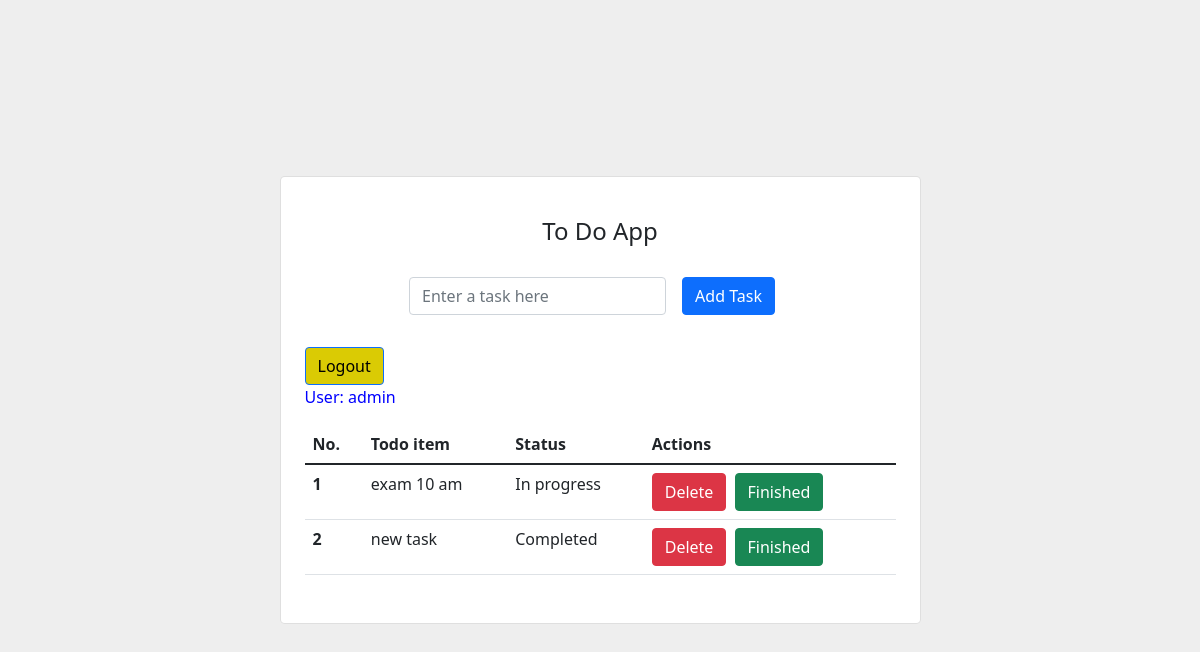
Page / (signed in) on the earlier database version.
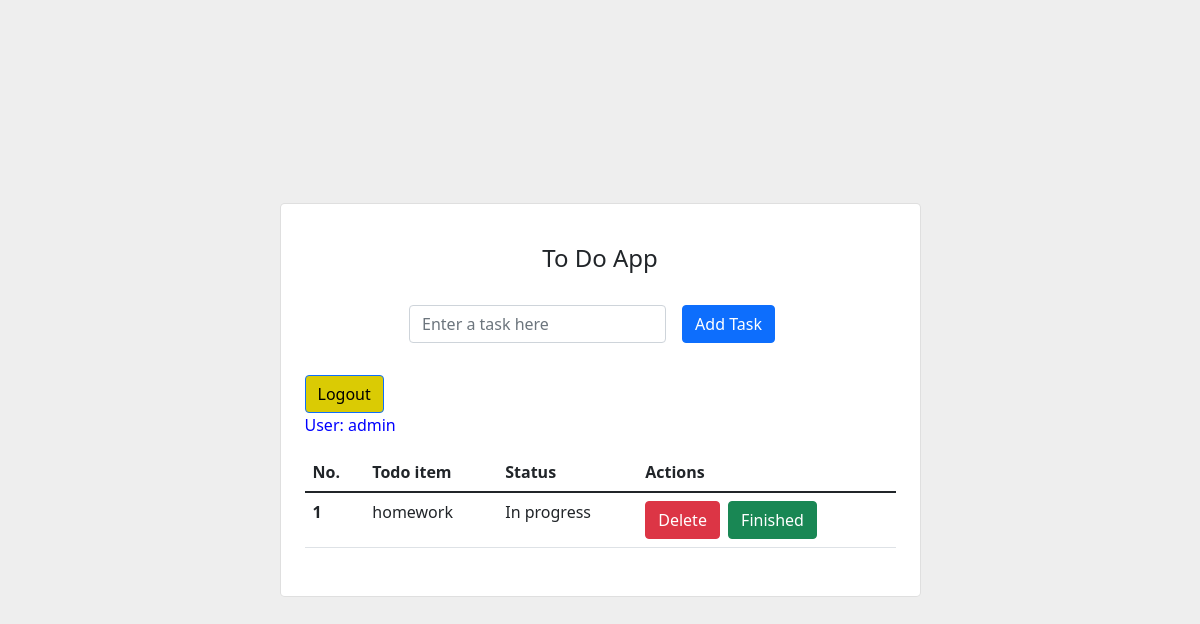
Same page on the later database version.
### todoapp/models.py (models this page shows, shortened)
class todo(models.Model):
    user = models.ForeignKey(
        User, related_name='user_todo', on_delete=models.CASCADE)
    tode_description = models.CharField(max_length=500)
    status = models.BooleanField(default=False)
    created_date = models.DateTimeField(auto_now=True)
    updated_date = models.DateTimeField(auto_now_add=True)

### todoapp/views.py (the view)
# urls.py: path('', views.home, name="home"),
@login_required
def home(request):
    current_user = request.user
    all_task = todo.objects.filter(user=current_user)
    if request.method == "POST":
        name = request.POST.get('todo_name')
        new_todo = todo(user=request.user, tode_description=name)
        new_todo.save()
        messages.success(request, 'New task created!')
        return redirect('home')
    context = {
        'all_task': all_task
    }
    return render(request, 'todoapp/todo.html', context)

### todoapp/templates/todoapp/todo.html (shortened to what this page needs)
<link rel="stylesheet" href="https://cdn.jsdelivr.net/npm/bootstrap@5.1.3/dist/css/bootstrap.min.css"
>
<section class="vh-100" style="background-color: #eee;">
  <div class="container py-5 h-100">
    <div class="row d-flex justify-content-center align-items-center h-100">
      <div class="col col-lg-9 col-xl-7">
        <div class="card rounded-3">
          <div class="card-body p-4">
            <h4 class="text-center my-3 pb-3">To Do App</h4>
            <form action="{% url 'home' %}" method="POST"
              class="row row-cols-lg-auto g-3 justify-content-center align-items-center mb-4 pb-2">
              <div class="col-12">
                <div class="form-outline">
                  <input type="text" id="form1" class="form-control" name="todo_name" required
                    placeholder="Enter a task here" />
                </div>
              </div>
              <div class="col-12">
                <button type="submit" class="btn btn-primary">Add Task</button>
              </div>
              <div class="col-12">
              </div>
            </form>
            <a href="{% url 'logout' %}"><button style="background: rgb(218, 203, 4); color: rgb(0, 0, 0);"
                type="submit" class="btn btn-primary">Logout</button></a>
                <p style="color: blue;">User: {{user.username}}</p>
            <table class="table mb-4">
              <thead>
                <tr>
                  <th scope="col">No.</th>
                  <th scope="col">Todo item</th>
                  <th scope="col">Status</th>
                  <th scope="col">Actions</th>
                </tr>
              </thead>
              <tbody>
                {% for task in all_task %}
                <tr>
                  <th scope="row">{{forloop.counter}}</th>
                  <td>{{task.tode_description}}</td>
                  {% if task.status == False %}
                  <td>In progress</td>
                  {% else %}
                  <td>Completed</td>
                  {% endif %}
                  <td>
                    <a href="{% url 'delete' task.id %}">
                      <button type="submit" class="btn btn-danger">Delete</button></a>
                    <a href="{% url 'update' task.id %}"><button type="submit"
                        class="btn btn-success ms-1">Finished</button></a>
                  </td>
                </tr>
                {% endfor %}
              </tbody>
            </table>
          </div>
        </div>
      </div>
    </div>
  </div>
</section>

Differences in the rows shown:
removed todo: tode_description "exam 10 am", status "In progress"
removed todo: tode_description "new task", status "Completed"
added todo: tode_description "homework", status "In progress"
